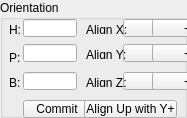
    <widget class="QGroupBox" name="IDC_STATIC_5">
      <property name="geometry">
        <rect>
          <x>5</x>
          <y>154</y>
          <width>187</width>
          <height>118</height>
        </rect>
      </property>
      <property name="title">
        <string>Orientation</string>
      </property>
      <property name="visible">
        <bool>true</bool>
      </property>
      <property name="enabled">
        <bool>true</bool>
      </property>
      <property name="flat">
        <bool>false</bool>
      </property>
      <widget class="QLineEdit" name="IDC_HEADING_EDIT">
        <property name="geometry">
          <rect>
            <x>23</x>
            <y>19</y>
            <width>54</width>
            <height>18</height>
          </rect>
        </property>
        <property name="visible">
          <bool>true</bool>
        </property>
        <property name="enabled">
          <bool>true</bool>
        </property>
      </widget>
      <widget class="QPushButton" name="IDC_ALIGN_XPOS_BUTTON">
        <property name="geometry">
          <rect>
            <x>123</x>
            <y>19</y>
            <width>68</width>
            <height>18</height>
          </rect>
        </property>
        <property name="text">
          <string>+</string>
        </property>
        <property name="visible">
          <bool>true</bool>
        </property>
        <property name="enabled">
          <bool>true</bool>
        </property>
        <property name="default">
          <bool>false</bool>
        </property>
        <property name="autoDefault">
          <bool>false</bool>
        </property>
      </widget>
      <widget class="QPushButton" name="IDC_ALIGN_XNEG_BUTTON">
        <property name="geometry">
          <rect>
            <x>152</x>
            <y>19</y>
            <width>68</width>
            <height>18</height>
          </rect>
        </property>
        <property name="text">
          <string>-</string>
        </property>
        <property name="visible">
          <bool>true</bool>
        </property>
        <property name="enabled">
          <bool>true</bool>
        </property>
        <property name="default">
          <bool>false</bool>
        </property>
        <property name="autoDefault">
          <bool>false</bool>
        </property>
      </widget>
      <widget class="QLabel" name="IDC_STATIC_6">
        <property name="geometry">
          <rect>
            <x>9</x>
            <y>23</y>
            <width>44</width>
            <height>11</height>
          </rect>
        </property>
        <property name="text">
          <string>H:</string>
        </property>
        <property name="visible">
          <bool>true</bool>
        </property>
        <property name="enabled">
          <bool>true</bool>
        </property>
        <property name="alignment">
          <set>Qt::AlignLeft</set>
        </property>
      </widget>
      <widget class="QLabel" name="IDC_STATIC_7">
        <property name="geometry">
          <rect>
            <x>86</x>
            <y>23</y>
            <width>44</width>
            <height>11</height>
          </rect>
        </property>
        <property name="text">
          <string>Align X:</string>
        </property>
        <property name="visible">
          <bool>true</bool>
        </property>
        <property name="enabled">
          <bool>true</bool>
        </property>
        <property name="alignment">
          <set>Qt::AlignLeft</set>
        </property>
      </widget>
      <widget class="QLineEdit" name="IDC_PITCH_EDIT">
        <property name="geometry">
          <rect>
            <x>23</x>
            <y>44</y>
            <width>54</width>
            <height>18</height>
          </rect>
        </property>
        <property name="visible">
          <bool>true</bool>
        </property>
        <property name="enabled">
          <bool>true</bool>
        </property>
      </widget>
      <widget class="QPushButton" name="IDC_ALIGN_YPOS_BUTTON">
        <property name="geometry">
          <rect>
            <x>123</x>
            <y>44</y>
            <width>68</width>
            <height>18</height>
          </rect>
        </property>
        <property name="text">
          <string>+</string>
        </property>
        <property name="visible">
          <bool>true</bool>
        </property>
        <property name="enabled">
          <bool>true</bool>
        </property>
        <property name="default">
          <bool>false</bool>
        </property>
        <property name="autoDefault">
          <bool>false</bool>
        </property>
      </widget>
      <widget class="QPushButton" name="IDC_ALIGN_YNEG_BUTTON">
        <property name="geometry">
          <rect>
            <x>152</x>
            <y>44</y>
            <width>68</width>
            <height>18</height>
          </rect>
        </property>
        <property name="text">
          <string>-</string>
        </property>
        <property name="visible">
          <bool>true</bool>
        </property>
        <property name="enabled">
          <bool>true</bool>
        </property>
        <property name="default">
          <bool>false</bool>
        </property>
        <property name="autoDefault">
          <bool>false</bool>
        </property>
      </widget>
      <widget class="QLabel" name="IDC_STATIC_8">
        <property name="geometry">
          <rect>
            <x>86</x>
            <y>48</y>
            <width>44</width>
            <height>11</height>
          </rect>
        </property>
        <property name="text">
          <string>Align Y:</string>
        </property>
        <property name="visible">
          <bool>true</bool>
        </property>
        <property name="enabled">
          <bool>true</bool>
        </property>
        <property name="alignment">
          <set>Qt::AlignLeft</set>
        </property>
      </widget>
      <widget class="QLabel" name="IDC_STATIC_9">
        <property name="geometry">
          <rect>
            <x>9</x>
            <y>51</y>
            <width>44</width>
            <height>11</height>
          </rect>
        </property>
        <property name="text">
          <string>P:</string>
        </property>
        <property name="visible">
          <bool>true</bool>
        </property>
        <property name="enabled">
          <bool>true</bool>
        </property>
        <property name="alignment">
          <set>Qt::AlignLeft</set>
        </property>
      </widget>
      <widget class="QLineEdit" name="IDC_BANK_EDIT">
        <property name="geometry">
          <rect>
            <x>23</x>
            <y>72</y>
            <width>54</width>
            <height>18</height>
          </rect>
        </property>
        <property name="visible">
          <bool>true</bool>
        </property>
        <property name="enabled">
          <bool>true</bool>
        </property>
      </widget>
      <widget class="QPushButton" name="IDC_ALIGN_ZPOS_BUTTON">
        <property name="geometry">
          <rect>
            <x>123</x>
            <y>72</y>
            <width>68</width>
            <height>18</height>
          </rect>
        </property>
        <property name="text">
          <string>+</string>
        </property>
        <property name="visible">
          <bool>true</bool>
        </property>
        <property name="enabled">
          <bool>true</bool>
        </property>
        <property name="default">
          <bool>false</bool>
        </property>
        <property name="autoDefault">
          <bool>false</bool>
        </property>
      </widget>
      <widget class="QPushButton" name="IDC_ALIGN_ZNEG_BUTTON">
        <property name="geometry">
          <rect>
            <x>152</x>
            <y>72</y>
            <width>68</width>
            <height>18</height>
          </rect>
        </property>
        <property name="text">
          <string>-</string>
        </property>
        <property name="visible">
          <bool>true</bool>
        </property>
        <property name="enabled">
          <bool>true</bool>
        </property>
        <property name="default">
          <bool>false</bool>
        </property>
        <property name="autoDefault">
          <bool>false</bool>
        </property>
      </widget>
      <widget class="QLabel" name="IDC_STATIC_10">
        <property name="geometry">
          <rect>
            <x>9</x>
            <y>76</y>
            <width>44</width>
            <height>11</height>
          </rect>
        </property>
        <property name="text">
          <string>B:</string>
        </property>
        <property name="visible">
          <bool>true</bool>
        </property>
        <property name="enabled">
          <bool>true</bool>
        </property>
        <property name="alignment">
          <set>Qt::AlignLeft</set>
        </property>
      </widget>
      <widget class="QLabel" name="IDC_STATIC_11">
        <property name="geometry">
          <rect>
            <x>86</x>
            <y>76</y>
            <width>44</width>
            <height>11</height>
          </rect>
        </property>
        <property name="text">
          <string>Align Z:</string>
        </property>
        <property name="visible">
          <bool>true</bool>
        </property>
        <property name="enabled">
          <bool>true</bool>
        </property>
        <property name="alignment">
          <set>Qt::AlignLeft</set>
        </property>
      </widget>
      <widget class="QPushButton" name="IDC_ORIENT_COMMIT_BUTTON">
        <property name="geometry">
          <rect>
            <x>23</x>
            <y>100</y>
            <width>68</width>
            <height>18</height>
          </rect>
        </property>
        <property name="text">
          <string>Commit</string>
        </property>
        <property name="visible">
          <bool>true</bool>
        </property>
        <property name="enabled">
          <bool>true</bool>
        </property>
        <property name="default">
          <bool>false</bool>
        </property>
        <property name="autoDefault">
          <bool>false</bool>
        </property>
      </widget>
      <widget class="QPushButton" name="IDC_ALIGN_UPYPOS_BUTTON">
        <property name="geometry">
          <rect>
            <x>84</x>
            <y>100</y>
            <width>93</width>
            <height>18</height>
          </rect>
        </property>
        <property name="text">
          <string>Align Up with Y+</string>
        </property>
        <property name="visible">
          <bool>true</bool>
        </property>
        <property name="enabled">
          <bool>true</bool>
        </property>
        <property name="default">
          <bool>false</bool>
        </property>
        <property name="autoDefault">
          <bool>false</bool>
        </property>
      </widget>
    </widget>
